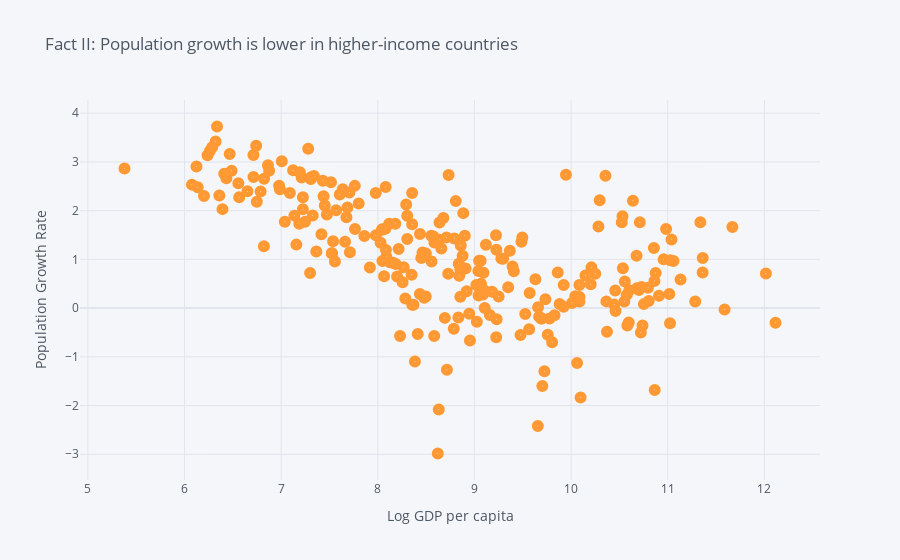

Notebook code for this chart:
### Markdown cell above
Our second stylized fact was that there&rsquo;s an inverse association between
 income and population growth.  We&rsquo;ll investigate this fact here, 
 constructing a scatter plot relating population growth rates to (log) GDP per capita.

### Code cell
import numpy as np
# wbdata.search_indicators("GDP per capita")

indicators = {"NY.GDP.PCAP.CD":"GDP per capita",
              "SP.DYN.TFRT.IN":"Total Fertility Rate",
              "SP.POP.GROW":"Population Growth Rate",
              "SP.DYN.AMRT.MA":"Male Mortality",
              "SP.DYN.AMRT.FE":"Female Mortality",
              "SP.POP.1564.FE.ZS":"% Adult Female",
              "SP.POP.TOTL.FE.ZS":"% Female"}

data = wbdata.get_dataframe(indicators)

# Make years ints instead of strings
data.reset_index(inplace=True)
data['date'] = data['date'].astype(int)
data.set_index(['country','date'],inplace=True)

df = data.query("date==2020") # Latest year missing some data

# All dates now the same; not a useful index
df.index = df.index.droplevel('date')

df['Log GDP per capita'] = np.log(df['GDP per capita'])

df.iplot(kind='scatter', mode='markers', symbol='circle-dot',
         x="Log GDP per capita",y="Population Growth Rate",
         text=df.reset_index('country')['country'].values.tolist(),
         xTitle="Log GDP per capita",yTitle="Population Growth Rate",
         title="Fact II: Population growth is lower in higher-income countries")

### Figure 1 — Plotly figure (JSON) as saved in the notebook; plotly's stock layout.template omitted (floating-point values rounded to 4 significant figures; data arrays with more than 128 entries replaced by an {"elided": "..."} marker saying what was removed)
{"data": [{"line": {"color": "rgba(255, 153, 51, 1.0)", "dash": "solid", "shape": "linear", "width": 1.3}, "marker": {"size": 12, "symbol": "circle-dot"}, "mode": "markers", "name": "Population Growth Rate", "text": {"elided": "266 str values"}, "type": "scatter", "x": {"elided": "266 float values"}, "y": {"elided": "266 mixed values"}}], "layout": {"legend": {"bgcolor": "#F5F6F9", "font": {"color": "#4D5663"}}, "paper_bgcolor": "#F5F6F9", "plot_bgcolor": "#F5F6F9", "title": {"font": {"color": "#4D5663"}, "text": "Fact II: Population growth is lower in higher-income countries"}, "xaxis": {"gridcolor": "#E1E5ED", "showgrid": true, "tickfont": {"color": "#4D5663"}, "title": {"font": {"color": "#4D5663"}, "text": "Log GDP per capita"}, "zerolinecolor": "#E1E5ED"}, "yaxis": {"gridcolor": "#E1E5ED", "showgrid": true, "tickfont": {"color": "#4D5663"}, "title": {"font": {"color": "#4D5663"}, "text": "Population Growth Rate"}, "zerolinecolor": "#E1E5ED"}}}
